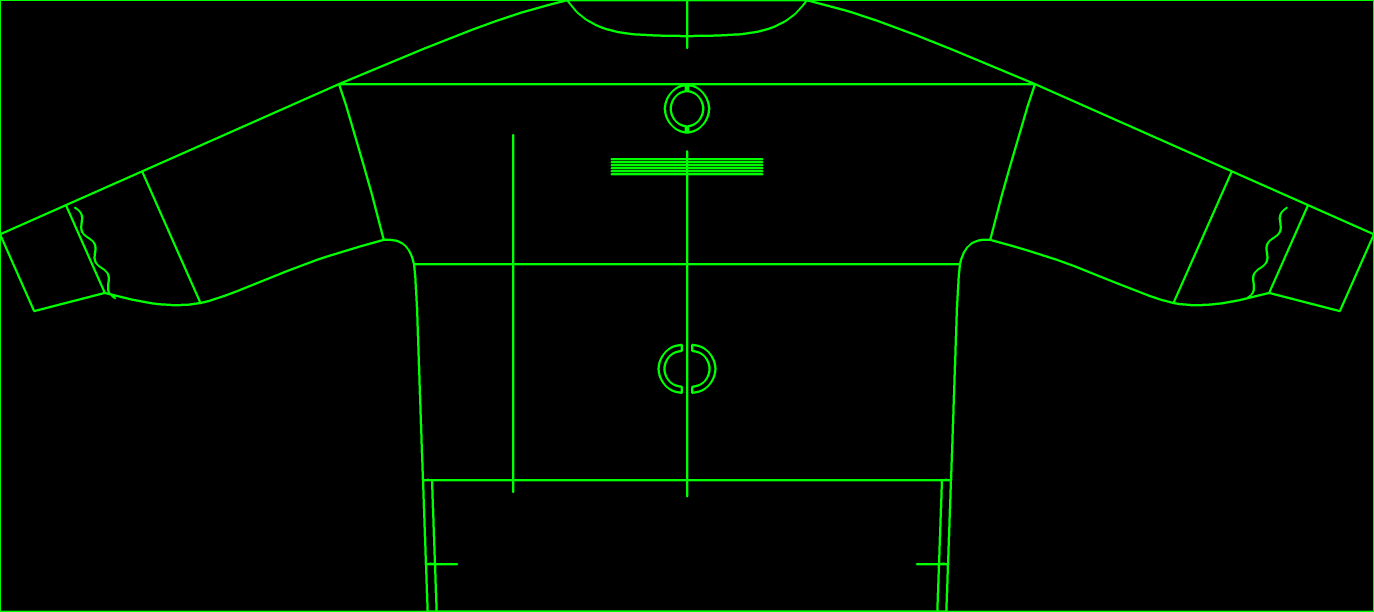
#> input picture contours.png, 4122 x 1835 px, found by its file name (shown at 1/3 size)
$ python camera-img.py
#> lines starting #> are read from the running program, lines starting #| are printed output that depends on the picture
import cv2
import numpy as np

# Setup camera
cap = cv2.VideoCapture(2,cv2.CAP_DSHOW)
# Set a smaller resolution
cap.set(cv2.CAP_PROP_FRAME_WIDTH, 640)
cap.set(cv2.CAP_PROP_FRAME_HEIGHT, 480)


# Read logo and resize
logo = cv2.imread('contours.png')
#> logo is the input picture: shape (1835, 4122, 3); mean B, G, R 0, 7.1, 0
# size = 400
logo = cv2.resize(logo, (640, 480))
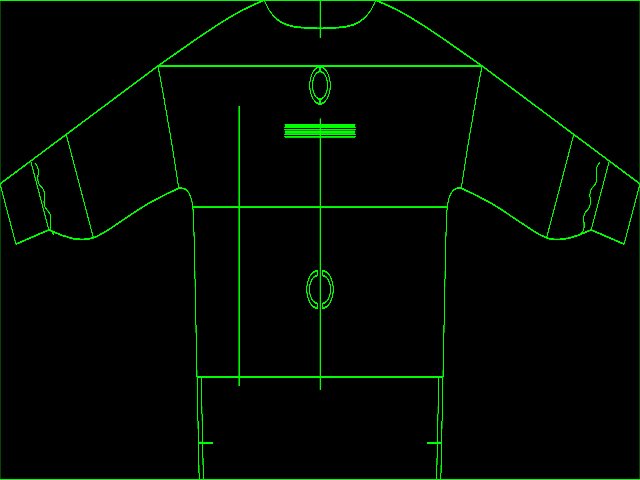
#> logo: shape (480, 640, 3); mean B, G, R 0, 7.4, 0

# Create a mask of logo
img2gray = cv2.cvtColor(logo, cv2.COLOR_BGR2GRAY)
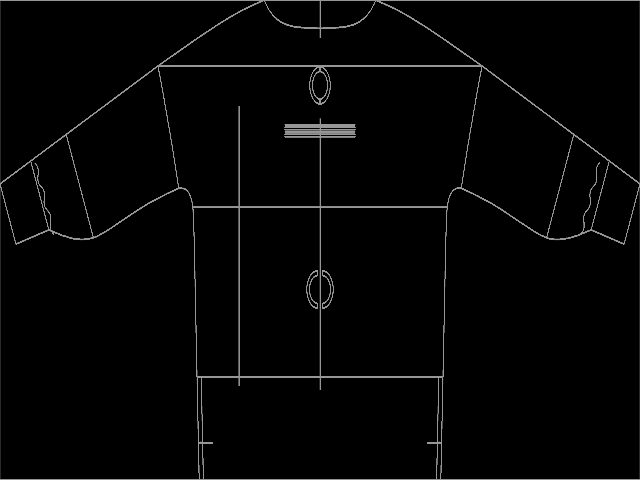
#> img2gray: shape (480, 640); min 0, max 150, mean 4.4
ret, mask = cv2.threshold(img2gray, 1, 255, cv2.THRESH_BINARY)
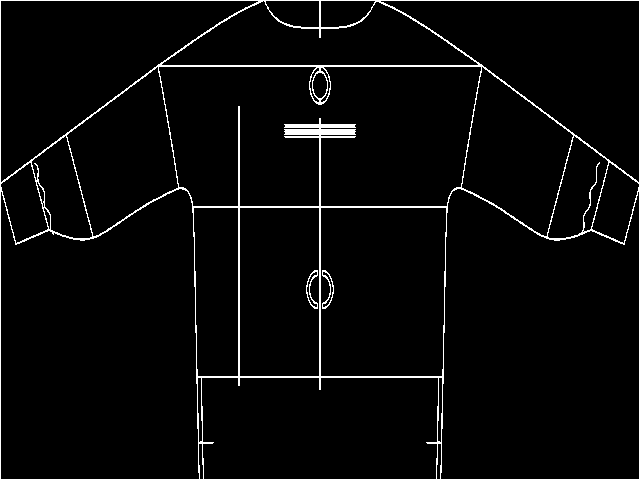
#> mask: shape (480, 640); 3.5% white in thin lines or dots

while cap.isOpened():
    # Capture frame-by-frame
    ret, frame = cap.read()
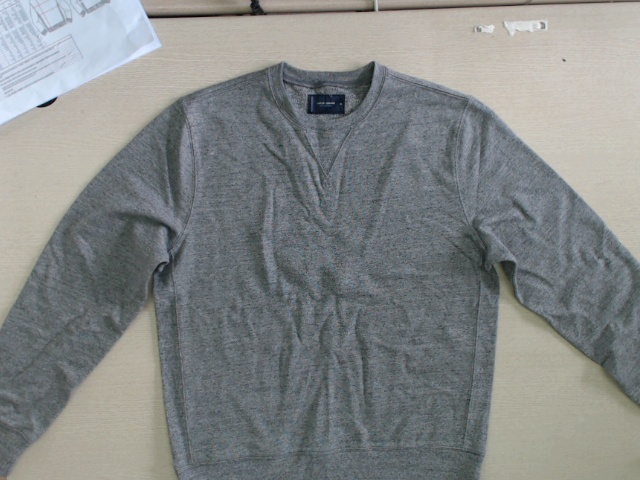
#> input picture imagecam.jpeg, 640 x 480 px, given in place of the camera
#> frame is the input picture: shape (480, 640, 3); mean B, G, R 134.5, 134.9, 131.6
    if ret:
        # Flip the frame
        frame = cv2.flip(frame, 1)
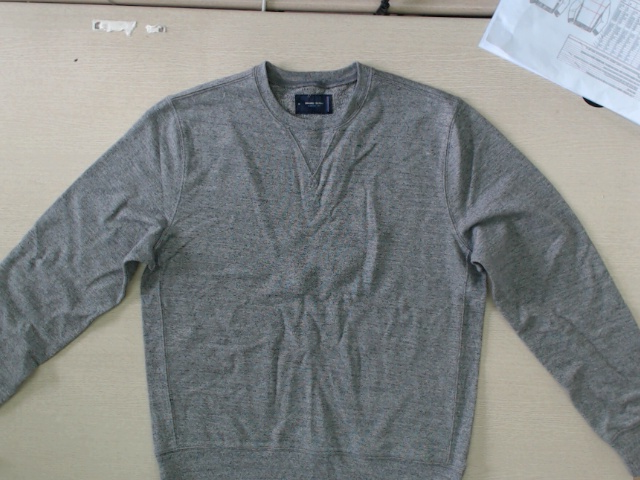
#> frame: shape (480, 640, 3); mean B, G, R 134.5, 134.9, 131.6

        # Region of Image (ROI), where we want to insert logo
        roi = frame

        # Set an index of where the mask is
        roi[np.where(mask)] = 0
        roi += logo
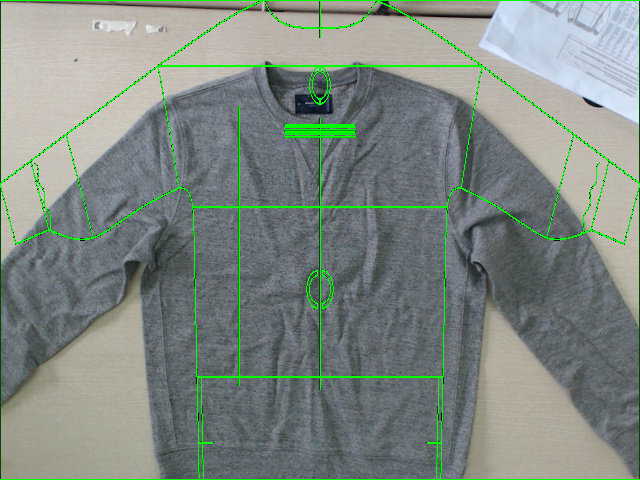
#> roi: shape (480, 640, 3); mean B, G, R 129.8, 137.6, 127

        cv2.imshow('WebCam', frame)
        if cv2.waitKey(25) & 0xFF == ord('q'):
#> (key q is pressed here)
            break
    else:
        break

# When everything done, release the capture
cap.release()
cv2.destroyAllWindows()
